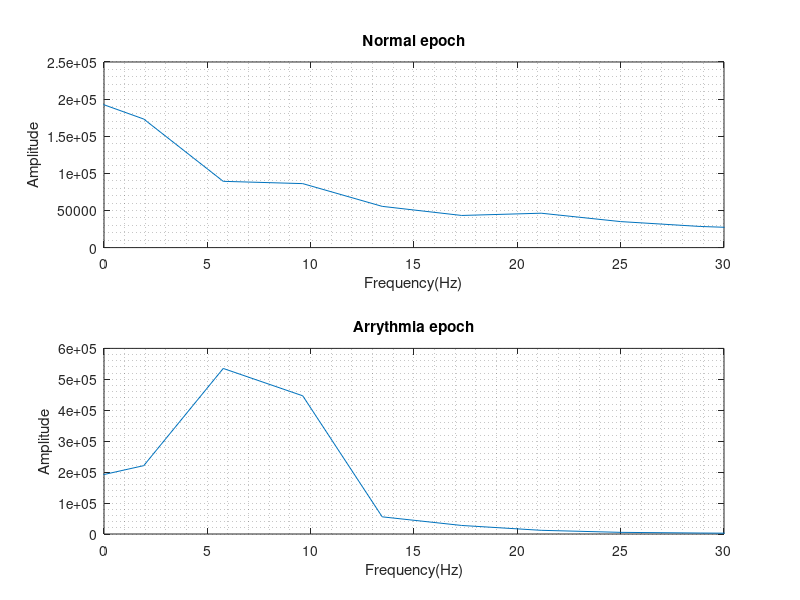
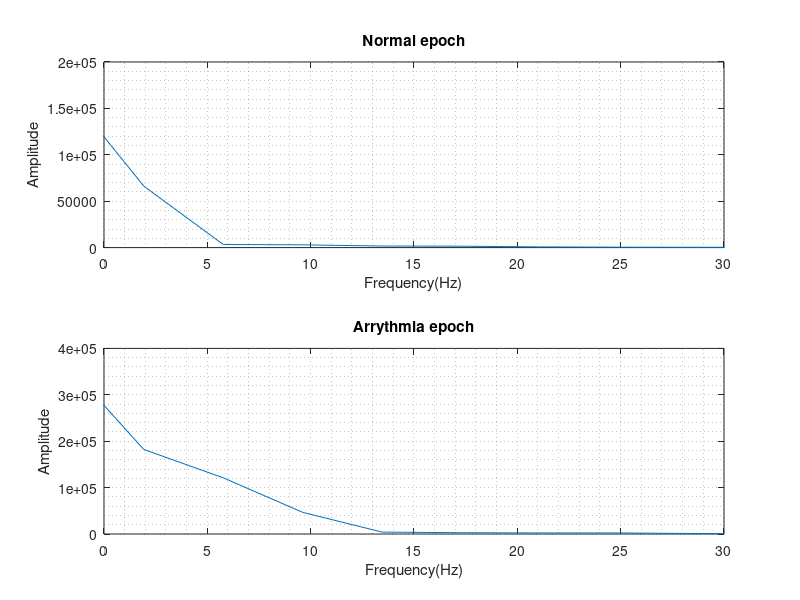
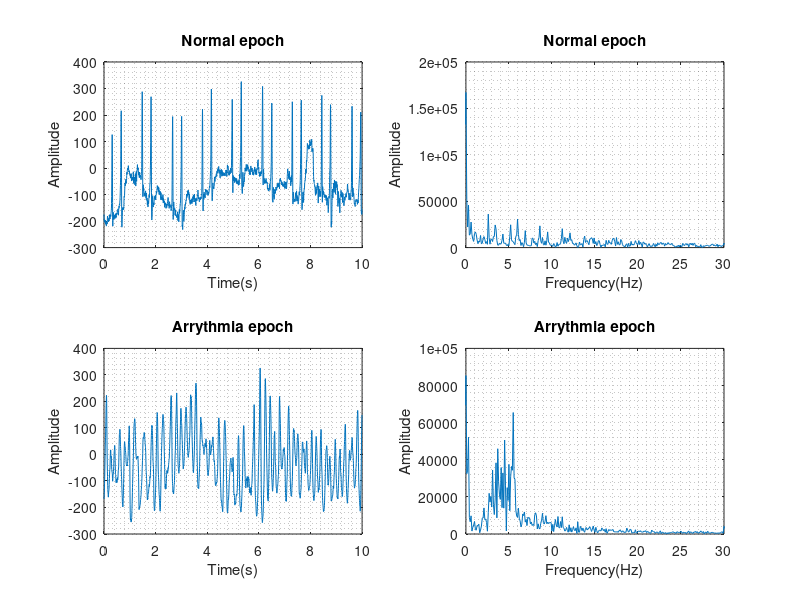
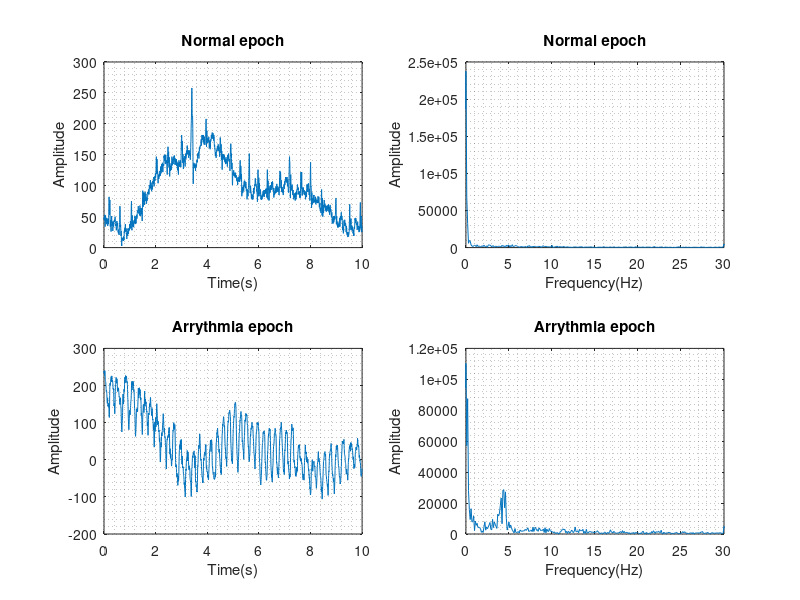

Here is the MATLAB script that generated these plots, in order: (Note: this script raises an error after producing the figures.)
clc
close all
clear;

%% Part1
clc;
load('n_422.mat');
load('n_424.mat');
fs = 250;
t = 0.0001:1/fs:10;

%%%%% Normal and arrhythmian epochs
normal_n22 = n_422(1 : 10*fs);
normal_n24 = n_424(1 : 10*fs);
arrhythmia_n22 = n_422(61288 : 61287 + 10*fs);
arrhythmia_n24 = n_424(27249 : 27248 + 10*fs);

%%%%% Pwelch of the signals
pwelch_norm_n22 = fftshift(pwelch(normal_n22));
pwelch_norm_n24 = fftshift(pwelch(normal_n24));
pwelch_arrhythm_n22 = fftshift(pwelch(arrhythmia_n22));
pwelch_arrhythm_n24 = fftshift(pwelch(arrhythmia_n24));

%%%%% Plotting pwelches
N = length(pwelch_norm_n22);
f = fs*(-N/2:N/2-1)/N;

figure('Name',"Part1_n22");
subplot(2,1,1);
plot(f,pwelch_norm_n22);
title("Normal epoch");
xlabel("Frequency(Hz)");
ylabel("Amplitude");
xlim([0,30]);
grid minor
subplot(2,1,2);
plot(f,pwelch_arrhythm_n22);
title("Arrythmia epoch");
xlabel("Frequency(Hz)");
ylabel("Amplitude");
xlim([0,30]);
grid minor
saveas(gcf,"Part1_n22.png");

figure('Name',"Part1_n24");
subplot(2,1,1);
plot(f,pwelch_norm_n24);
title("Normal epoch");
xlabel("Frequency(Hz)");
ylabel("Amplitude");
xlim([0,30]);
grid minor
subplot(2,1,2);
plot(f,pwelch_arrhythm_n24);
title("Arrythmia epoch");
xlabel("Frequency(Hz)");
ylabel("Amplitude");
xlim([0,30]);
grid minor
saveas(gcf,"Part1_n24.png");

%% Part2
%%%%% ffts of signals
normal_n22_fft = fftshift(fft(normal_n22));
normal_n24_fft = fftshift(fft(normal_n24));
arrhythmia_n22_fft = fftshift(fft(arrhythmia_n22));
arrhythmia_n24_fft = fftshift(fft(arrhythmia_n24));

N = length(normal_n22_fft);
f = fs*(-N/2:N/2-1)/N;

%%%%% Time and fourier plots

% n_22
figure('Name',"Part2_n22");
subplot(2,2,1);
plot(t,normal_n22);
title("Normal epoch");
xlabel("Time(s)");
ylabel("Amplitude");
grid minor
subplot(2,2,2);
plot(f,abs(normal_n22_fft));
title("Normal epoch");
xlabel("Frequency(Hz)");
ylabel("Amplitude");
xlim([0,30]);
grid minor
subplot(2,2,3);
plot(t,arrhythmia_n22);
title("Arrythmia epoch");
xlabel("Time(s)");
ylabel("Amplitude");
grid minor
subplot(2,2,4);
plot(f,abs(arrhythmia_n22_fft));
title("Arrythmia epoch");
xlabel("Frequency(Hz)");
ylabel("Amplitude");
xlim([0,30]);
grid minor
saveas(gcf,"Part2_n22.png");

%n_24
figure('Name',"Part2_n24");
subplot(2,2,1);
plot(t,normal_n24);
title("Normal epoch");
xlabel("Time(s)");
ylabel("Amplitude");
grid minor
subplot(2,2,2);
plot(f,abs(normal_n24_fft));
title("Normal epoch");
xlabel("Frequency(Hz)");
ylabel("Amplitude");
xlim([0,30]);
grid minor
subplot(2,2,3);
plot(t,arrhythmia_n24);
title("Arrythmia epoch");
xlabel("Time(s)");
ylabel("Amplitude");
grid minor
subplot(2,2,4);
plot(f,abs(arrhythmia_n24_fft));
title("Arrythmia epoch");
xlabel("Frequency(Hz)");
ylabel("Amplitude");
xlim([0,30]);
grid minor
saveas(gcf,"Part2_n24.png");

%% Part3
clc;
n_422_eventFirstSamps = [1, 10711, 11211, 11442, 59711, 61288]; %Samples in n422 in which the events started
n_422_eventLastSamps = [10710, 11210, 11441, 59710, 61287, 75000]; %Samples in n422 in which the events ended

n_422_events = ["N","VT","N","VT","NOISE","VFIB"]; %Array of events happened in n422


winLen = 10*fs; %The length of each window [samples].
overlap = 50; %Windows overlap, as a percentage of winLen.
totalLen = length(n_422); %Total length of the signal

windows = round((totalLen-winLen)/(winLen*(1-overlap/100)))+1; %Total number of windows
windowsArr = zeros(windows,1);

labelsArr = zeros(windows,1); %Time array for final image
lastSampArr = zeros(windows, 1); %The number of the last sample in each window
firstSampArr =  zeros(windows, 1); %The number of the first sample in each window

for win = 1:windows
    %Computing the array of samples in window number win:
    T = (win-1)*winLen*(1-overlap/100)+1 : ...
        winLen+(win-1)*winLen*(1-overlap/100);
    T = round(T);

    lastSampArr(win) = T(end);
    firstSampArr(win) = T(1);

    windowsArr(win) = mean(T)/fs;

    for ev = 1:length(n_422_eventFirstSamps)
        if firstSampArr(win) >= n_422_eventFirstSamps(ev) && lastSampArr(win) <= n_422_eventLastSamps(ev)
            labelsArr(win) = numLabel(n_422_events(ev)); %Find the corresponding number for the label
        end
    end
end


%% Part4
clc;

bp_arr1 = zeros(windows,1); %Bandpower array.
bp_arr2 = zeros(windows,1); %Bandpower array.

freqRange1 = [0, 10];
freqRange2 = [10, 30];

meanfreq_arr =  zeros(windows,1); %meanfreq array.
medianfreq_arr =  zeros(windows,1); %medianfreq array.

for win = 1:windows
    %Computing the array of samples in window number win:
    T = (win-1)*winLen*(1-overlap/100)+1 : ...
        winLen+(win-1)*winLen*(1-overlap/100);
    T = round(T);

    bp_arr1(win) = bandpower(n_422(T),fs,freqRange1);
    bp_arr2(win) = bandpower(n_422(T),fs,freqRange2);

    meanfreq_arr(win) = meanfreq(n_422(T),fs);
    medianfreq_arr(win) = medfreq(n_422(T),fs);
end

figure('Name', 'Bandpower');
subplot(211)
plot(windowsArr, bp_arr1);
title("Bandpower for Frequency range ["+freqRange1(1)+" , "+freqRange1(2)+"]");
xlabel('Time [sec]');
ylabel('Bandpower');
subplot(212)
plot(windowsArr, bp_arr2);
title("Bandpower for Frequency range ["+freqRange2(1)+" , "+freqRange2(2)+"]");
xlabel('Time [sec]');
ylabel('Bandpower');

figure('Name', 'Meanfreq & Medianfreq');
subplot(211);
plot(windowsArr, meanfreq_arr);
title("Mean frequeancy");
xlabel('Time [sec]');
ylabel('Mean frequnecy (Hz)');

subplot(212);
plot(windowsArr, medianfreq_arr);
title("Median frequeancy");
xlabel('Time [sec]');
ylabel('Median frequency (Hz)');


%% part5

clc;

nbins = 15;
figure;
subplot(221);
histogram(bp_arr1(labelsArr == 1), nbins);
hold on; histogram(bp_arr1(labelsArr == 2), nbins);
title("Bandpower histogram for  Frequency range ["+freqRange1(1)+" , "+freqRange1(2)+"]");
xlabel("Bandpower"); ylabel("Count");
legend("Normal", "VFIB");

subplot(222);
histogram(bp_arr2(labelsArr == 1), nbins);
hold on; histogram(bp_arr2(labelsArr == 2), nbins);
title("Bandpower histogram for  Frequency range ["+freqRange2(1)+" , "+freqRange2(2)+"]");
xlabel("Bandpower"); ylabel("Count");
legend("Normal", "VFIB");

subplot(223);
histogram(meanfreq_arr(labelsArr == 1), nbins);
hold on; histogram(meanfreq_arr(labelsArr == 2), nbins);
title("Mean Frequency histogram");
xlabel("Mean Frequency"); ylabel("Count");
legend("Normal", "VFIB");

subplot(224);
histogram(medianfreq_arr(labelsArr == 1), nbins);
hold on; histogram(medianfreq_arr(labelsArr == 2), nbins);
title("Median Frequency histogram");
xlabel("Median Frequency"); ylabel("Count");
legend("Normal", "VFIB");


%% part 6
clc;

[alarm_medfreq,t] = va_detect_medfreq(n_422,fs);
alarm_medfreq(alarm_medfreq == 1) = 2; %Same as VFIB label
alarm_medfreq(alarm_medfreq == 0) = 1; %Same as Normal label

[alarm_bp,t] = va_detect_bandpower(n_422,fs);
alarm_bp(alarm_bp == 1) = 2; %Same as VFIB label
alarm_bp(alarm_bp == 0) = 1; %Same as Normal label


m_medfreq = confusionmat(labelsArr, alarm_medfreq);
m_bp = confusionmat(labelsArr, alarm_bp);

%****************PLotting Confusion matrix*********************
eventNames = ["None","Normal","VFIB","VT"];
pred_eventNames = ["Pred. None","Pred. Normal","Pred. VFIB","Pred. VT"];
figure;
heatmap(pred_eventNames, eventNames, m_medfreq);
title("Confusion Matrix using Median Frequency");

figure;
heatmap(pred_eventNames, eventNames, m_bp);
title("Confusion Matrix using Bandpower Frequency");
%**************************************************************

%Sensitivity: TP/P
sensitivity_medfreq = m_medfreq(3,3)/(m_medfreq(3,3)+m_medfreq(3,2))
sensitivity_bp = m_bp(3,3)/(m_bp(3,3)+m_bp(3,2))

%Specificity: TN/N
specificity_medfreq = m_medfreq(2,2)/(m_medfreq(2,2)+m_medfreq(2,3))
specificity_bp = m_bp(2,2)/(m_bp(2,2)+m_bp(2,3))

%Accuracy: (TP+TN)/TP+TN+FP+FN)
accuracy_medfreq = (m_medfreq(2,2) + m_medfreq(3,3)) / sum(sum(m_medfreq(2:3,2:3)))
accuracy_bp = (m_bp(2,2) + m_bp(3,3)) / sum(sum(m_bp(2:3,2:3)))


%% Part 7
clc;

max_arr = zeros(windows,1); %Max Amplitude array.
min_arr = zeros(windows,1); %Min Amplitude array.
p2p_arr = zeros(windows,1); %P2P Amplitude array.
locPeaks_arr = zeros(windows,1); %Local Amplitude peaks array.
numberOfzeroes_arr = zeros(windows,1); % Zero passings
var_arr =  zeros(windows,1); %Variance of Amp array.
zeroes_arr =  zeros(windows,1); %Number of zeroes array.

for win = 1:windows
    %Computing the array of samples in window number win:
    T = (win-1)*winLen*(1-overlap/100)+1 : ...
        winLen+(win-1)*winLen*(1-overlap/100);
    T = round(T);

    max_arr(win) = max(n_422(T));
    min_arr(win) = min(n_422(T));
    p2p_arr(win) = max_arr(win) - min_arr(win);
    locPeaks_arr(win) = mean(findpeaks(n_422(T)));
    numberOfzeroes_arr(win) = length(n_422(T)) - nnz(n_422(T));
    var_arr(win) = var(n_422(T));
end

figure('Name', 'Amplitude features1');
subplot(311)
plot(windowsArr, max_arr);
title("Maximum Amplitude");
xlabel('Time [sec]');
ylabel('Amplitude');
grid minor

subplot(312)
plot(windowsArr, min_arr);
title("Minimum Amplitude");
xlabel('Time [sec]');
ylabel('Amplitude');
grid minor

subplot(313)
plot(windowsArr, p2p_arr);
title("Peak to peak Amplitude");
xlabel('Time [sec]');
ylabel('Amplitude');
grid minor

figure('Name', 'Amplitude features1');
subplot(311);
plot(windowsArr, locPeaks_arr);
title("Mean of local peaks Amplitude");
xlabel('Time [sec]');
ylabel('Amplitude');
grid minor

subplot(312);
plot(windowsArr, numberOfzeroes_arr);
title("Number of zero passings");
xlabel('Time [sec]');
ylabel('Occurance');
grid minor

subplot(313);
plot(windowsArr, var_arr);
title("Variance of Amplitude");
xlabel('Time [sec]');
ylabel('Amplitude');
grid minor

%% Part 8
clc;

nbins = 10;
figure('Name', 'Histograms');
subplot(321);
histogram(max_arr(labelsArr == 1), nbins);
hold on; histogram(max_arr(labelsArr == 2), nbins);
title("Maximum Amplitude Histogram");
xlabel("Median Amplitude"); ylabel("Count");
legend("Normal", "VFIB");
grid minor

subplot(322);
histogram(min_arr(labelsArr == 1), nbins);
hold on; histogram(min_arr(labelsArr == 2), nbins);
title("Minimum Amplitude Histogram");
xlabel("Median Amplitude"); ylabel("Count");
legend("Normal", "VFIB");
grid minor

subplot(323);
histogram(p2p_arr(labelsArr == 1), nbins);
hold on; histogram(p2p_arr(labelsArr == 2), nbins);
title("Peak to peak Amplitude Histogram");
xlabel("Median Amplitude"); ylabel("Count");
legend("Normal", "VFIB");
grid minor

subplot(324);
histogram(locPeaks_arr(labelsArr == 1), nbins);
hold on; histogram(locPeaks_arr(labelsArr == 2), nbins);
title("Mean of local peaks Amplitude Histogram");
xlabel("Median Amplitude"); ylabel("Count");
legend("Normal", "VFIB");
grid minor

subplot(325);
histogram(numberOfzeroes_arr(labelsArr == 1), nbins);
hold on; histogram(numberOfzeroes_arr(labelsArr == 2), nbins);
title("Number of zero passings Histogram");
xlabel("Median Amplitude"); ylabel("Count");
legend("Normal", "VFIB");
grid minor

subplot(326);
histogram(var_arr(labelsArr == 1), nbins);
hold on; histogram(var_arr(labelsArr == 2), nbins);
title("Variance of Amplitude Histogram");
xlabel("Median Amplitude"); ylabel("Count");
legend("Normal", "VFIB");
grid minor

%% Part 9&10
clc;

[alarm_mlp,t] = va_detect_mlp(n_422,fs);
alarm_mlp(alarm_mlp == 1) = 2; %Same as VFIB label
alarm_mlp(alarm_mlp == 0) = 1; %Same as Normal label

[alarm_max,t] = va_detect_max(n_422,fs);
alarm_max(alarm_max == 1) = 2; %Same as VFIB label
alarm_max(alarm_max == 0) = 1; %Same as Normal label


m_mlp = confusionmat(labelsArr, alarm_mlp);
m_max = confusionmat(labelsArr, alarm_max);

%****************PLotting Confusion matrix*********************
eventNames = ["None","Normal","VFIB","VT"];
pred_eventNames = ["Pred. None","Pred. Normal","Pred. VFIB","Pred. VT"];
figure('Name', 'Confusion_MLP');
heatmap(pred_eventNames, eventNames, m_mlp);
title("Confusion Matrix using Mean Local Peaks ");

figure('Name', 'Confusion_MAX');
heatmap(pred_eventNames, eventNames, m_max);
title("Confusion Matrix using Maximum Amplitude");
%**************************************************************

%Sensitivity: TP/P
sensitivity_mlp = m_mlp(3,3)/(m_mlp(3,3)+m_mlp(3,2))
sensitivity_max = m_max(3,3)/(m_max(3,3)+m_max(3,2))

%Specificity: TN/N
Specificity_mlp = m_mlp(2,2)/(m_mlp(2,2)+m_mlp(2,3))
Specificity_max = m_max(2,2)/(m_max(2,2)+m_max(2,3))

%Accuracy: (TP+TN)/TP+TN+FP+FN)
Accuracy_mlp = (m_mlp(2,2) + m_mlp(3,3)) / sum(sum(m_mlp(2:3,2:3)))
Accuracy_max = (m_max(2,2) + m_max(3,3)) / sum(sum(m_max(2:3,2:3)))


%% Part 11-3
clc;
n_424_eventFirstSamps = [1, 27249, 53673, 55134, 58288]; %Samples in n424 in which the events started
n_424_eventLastSamps = [27248, 53672, 55133, 58287, 75000]; %Samples in n424 in which the events ended

n_424_events = ["N","VFIB","NOISE","ASYS","NOD"]; %Array of events happened in n424


winLen = 10*fs; %The length of each window [samples].
overlap = 50; %Windows overlap, as a percentage of winLen.
totalLen = length(n_424); %Total length of the signal

windows = round((totalLen-winLen)/(winLen*(1-overlap/100)))+1; %Total number of windows
windowsArr = zeros(windows,1);

labelsArr = zeros(windows,1); %Time array for final image
lastSampArr = zeros(windows, 1); %The number of the last sample in each window
firstSampArr =  zeros(windows, 1); %The number of the first sample in each window

for win = 1:windows
    %Computing the array of samples in window number win:
    T = (win-1)*winLen*(1-overlap/100)+1 : ...
        winLen+(win-1)*winLen*(1-overlap/100);
    T = round(T);

    lastSampArr(win) = T(end);
    firstSampArr(win) = T(1);

    windowsArr(win) = mean(T)/fs;

    for ev = 1:length(n_424_eventFirstSamps)
        if firstSampArr(win) >= n_424_eventFirstSamps(ev) && lastSampArr(win) <= n_424_eventLastSamps(ev)
            labelsArr(win) = numLabel(n_424_events(ev)); %Find the corresponding number for the label
        end
    end
end


%% Part 11-4
clc;

bp_arr1 = zeros(windows,1); %Bandpower array.
bp_arr2 = zeros(windows,1); %Bandpower array.

freqRange1 = [0, 10];
freqRange2 = [10, 30];

meanfreq_arr =  zeros(windows,1); %meanfreq array.
medianfreq_arr =  zeros(windows,1); %medianfreq array.

for win = 1:windows
    %Computing the array of samples in window number win:
    T = (win-1)*winLen*(1-overlap/100)+1 : ...
        winLen+(win-1)*winLen*(1-overlap/100);
    T = round(T);

    bp_arr1(win) = bandpower(n_424(T),fs,freqRange1);
    bp_arr2(win) = bandpower(n_424(T),fs,freqRange2);

    meanfreq_arr(win) = meanfreq(n_424(T),fs);
    medianfreq_arr(win) = medfreq(n_424(T),fs);
end

figure('Name', 'Bandpower');
subplot(211)
plot(windowsArr, bp_arr1);
title("Bandpower for Frequency range ["+freqRange1(1)+" , "+freqRange1(2)+"]");
xlabel('Time [sec]');
ylabel('Bandpower');
subplot(212)
plot(windowsArr, bp_arr2);
title("Bandpower for Frequency range ["+freqRange2(1)+" , "+freqRange2(2)+"]");
xlabel('Time [sec]');
ylabel('Bandpower');

figure('Name', 'Meanfreq & Medianfreq');
subplot(211);
plot(windowsArr, meanfreq_arr);
title("Mean frequeancy");
xlabel('Time [sec]');
ylabel('Mean frequnecy (Hz)');

subplot(212);
plot(windowsArr, medianfreq_arr);
title("Median frequeancy");
xlabel('Time [sec]');
ylabel('Median frequency (Hz)');


%% part 11-5

clc;

nbins = 15;
figure;
subplot(221);
histogram(bp_arr1(labelsArr == 1), nbins);
hold on; histogram(bp_arr1(labelsArr == 2), nbins);
title("Bandpower histogram for  Frequency range ["+freqRange1(1)+" , "+freqRange1(2)+"]");
xlabel("Bandpower"); ylabel("Count");
legend("Normal", "VFIB");

subplot(222);
histogram(bp_arr2(labelsArr == 1), nbins);
hold on; histogram(bp_arr2(labelsArr == 2), nbins);
title("Bandpower histogram for  Frequency range ["+freqRange2(1)+" , "+freqRange2(2)+"]");
xlabel("Bandpower"); ylabel("Count");
legend("Normal", "VFIB");

subplot(223);
histogram(meanfreq_arr(labelsArr == 1), nbins);
hold on; histogram(meanfreq_arr(labelsArr == 2), nbins);
title("Mean Frequency histogram");
xlabel("Mean Frequency"); ylabel("Count");
legend("Normal", "VFIB");

subplot(224);
histogram(medianfreq_arr(labelsArr == 1), nbins);
hold on; histogram(medianfreq_arr(labelsArr == 2), nbins);
title("Median Frequency histogram");
xlabel("Median Frequency"); ylabel("Count");
legend("Normal", "VFIB");


%% part 11-6
clc;

[alarm_medfreq,t] = va_detect_medfreq2(n_424,fs);
alarm_medfreq(alarm_medfreq == 1) = 2; %Same as VFIB label
alarm_medfreq(alarm_medfreq == 0) = 1; %Same as Normal label

[alarm_meanfreq,t] = va_detect_meanfreq(n_424,fs);
alarm_meanfreq(alarm_meanfreq == 1) = 2; %Same as VFIB label
alarm_meanfreq(alarm_meanfreq == 0) = 1; %Same as Normal label


m_medfreq = confusionmat(labelsArr, alarm_medfreq);
m_meanfreq = confusionmat(labelsArr, alarm_meanfreq);

%****************PLotting Confusion matrix*********************
eventNames = ["None","Normal","VFIB"];
pred_eventNames = ["Pred. None","Pred. Normal","Pred. VFIB"];
figure;
heatmap(pred_eventNames, eventNames, m_medfreq);
title("Confusion Matrix using Median Frequency");

figure;
heatmap(pred_eventNames, eventNames, m_meanfreq);
title("Confusion Matrix using Mean Frequency");
%**************************************************************

%Sensitivity: TP/P
sensitivity_medfreq = m_medfreq(3,3)/(m_medfreq(3,3)+m_medfreq(3,2))
sensitivity_meanfrq = m_meanfreq(3,3)/(m_meanfreq(3,3)+m_meanfreq(3,2))

%Specificity: TN/N
specificity_medfreq = m_medfreq(2,2)/(m_medfreq(2,2)+m_medfreq(2,3))
specificity_meanfrq = m_meanfreq(2,2)/(m_meanfreq(2,2)+m_meanfreq(2,3))

%Accuracy: (TP+TN)/TP+TN+FP+FN)
accuracy_medfreq = (m_medfreq(2,2) + m_medfreq(3,3)) / sum(sum(m_medfreq(2:3,2:3)))
accuracy_meanfrq = (m_meanfreq(2,2) + m_meanfreq(3,3)) / sum(sum(m_meanfreq(2:3,2:3)))


%% Part 11-7
clc;

max_arr = zeros(windows,1); %Max Amplitude array.
min_arr = zeros(windows,1); %Min Amplitude array.
p2p_arr = zeros(windows,1); %P2P Amplitude array.
locPeaks_arr = zeros(windows,1); %Local Amplitude peaks array.
numberOfzeroes_arr = zeros(windows,1); % Zero passings
var_arr =  zeros(windows,1); %Variance of Amp array.
zeroes_arr =  zeros(windows,1); %Number of zeroes array.

for win = 1:windows
    %Computing the array of samples in window number win:
    T = (win-1)*winLen*(1-overlap/100)+1 : ...
        winLen+(win-1)*winLen*(1-overlap/100);
    T = round(T);

    max_arr(win) = max(n_424(T));
    min_arr(win) = min(n_424(T));
    p2p_arr(win) = max_arr(win) - min_arr(win);
    locPeaks_arr(win) = mean(findpeaks(n_424(T)));
    numberOfzeroes_arr(win) = length(n_424(T)) - nnz(n_424(T));
    var_arr(win) = var(n_424(T));
end

figure('Name', 'Amplitude features1');
subplot(311)
plot(windowsArr, max_arr);
title("Maximum Amplitude");
xlabel('Time [sec]');
ylabel('Amplitude');
grid minor

subplot(312)
plot(windowsArr, min_arr);
title("Minimum Amplitude");
xlabel('Time [sec]');
ylabel('Amplitude');
grid minor

subplot(313)
plot(windowsArr, p2p_arr);
title("Peak to peak Amplitude");
xlabel('Time [sec]');
ylabel('Amplitude');
grid minor

figure('Name', 'Amplitude features1');
subplot(311);
plot(windowsArr, locPeaks_arr);
title("Mean of local peaks Amplitude");
xlabel('Time [sec]');
ylabel('Amplitude');
grid minor

subplot(312);
plot(windowsArr, numberOfzeroes_arr);
title("Number of zero passings");
xlabel('Time [sec]');
ylabel('Occurance');
grid minor

subplot(313);
plot(windowsArr, var_arr);
title("Variance of Amplitude");
xlabel('Time [sec]');
ylabel('Amplitude');
grid minor

%% Part 11-8
clc;

nbins = 10;
figure('Name', 'Histograms');
subplot(321);
histogram(max_arr(labelsArr == 1), nbins);
hold on; histogram(max_arr(labelsArr == 2), nbins);
title("Maximum Amplitude Histogram");
xlabel("Median Amplitude"); ylabel("Count");
legend("Normal", "VFIB");
grid minor

subplot(322);
histogram(min_arr(labelsArr == 1), nbins);
hold on; histogram(min_arr(labelsArr == 2), nbins);
title("Minimum Amplitude Histogram");
xlabel("Median Amplitude"); ylabel("Count");
legend("Normal", "VFIB");
grid minor

subplot(323);
histogram(p2p_arr(labelsArr == 1), nbins);
hold on; histogram(p2p_arr(labelsArr == 2), nbins);
title("Peak to peak Amplitude Histogram");
xlabel("Median Amplitude"); ylabel("Count");
legend("Normal", "VFIB");
grid minor

subplot(324);
histogram(locPeaks_arr(labelsArr == 1), nbins);
hold on; histogram(locPeaks_arr(labelsArr == 2), nbins);
title("Mean of local peaks Amplitude Histogram");
xlabel("Median Amplitude"); ylabel("Count");
legend("Normal", "VFIB");
grid minor

subplot(325);
histogram(numberOfzeroes_arr(labelsArr == 1), nbins);
hold on; histogram(numberOfzeroes_arr(labelsArr == 2), nbins);
title("Number of zero passings Histogram");
xlabel("Median Amplitude"); ylabel("Count");
legend("Normal", "VFIB");
grid minor

subplot(326);
histogram(var_arr(labelsArr == 1), nbins);
hold on; histogram(var_arr(labelsArr == 2), nbins);
title("Variance of Amplitude Histogram");
xlabel("Median Amplitude"); ylabel("Count");
legend("Normal", "VFIB");
grid minor

%% Part 11-9
clc;

[alarm_zero,t] = va_detect_zero(n_424,fs);
alarm_zero(alarm_zero == 1) = 2; %Same as VFIB label
alarm_zero(alarm_zero == 0) = 1; %Same as Normal label

[alarm_var,t] = va_detect_var(n_424,fs);
alarm_var(alarm_var == 1) = 2; %Same as VFIB label
alarm_var(alarm_var == 0) = 1; %Same as Normal label


m_zero = confusionmat(labelsArr, alarm_zero);
m_var = confusionmat(labelsArr, alarm_var);

%****************PLotting Confusion matrix*********************
eventNames = ["None","Normal","VFIB"];
pred_eventNames = ["Pred. None","Pred. Normal","Pred. VFIB"];
figure;
heatmap(pred_eventNames, eventNames, m_zero);
title("Confusion Matrix using number of zeroes passing ");

figure;
heatmap(pred_eventNames, eventNames, m_var);
title("Confusion Matrix using Variance of Amplitude");
%**************************************************************

%Sensitivity: TP/P
sensitivity_zero = m_zero(3,3)/(m_zero(3,3)+m_zero(3,2))
sensitivity_var = m_var(3,3)/(m_var(3,3)+m_var(3,2))

%Specificity: TN/N
specificity_zero = m_zero(2,2)/(m_zero(2,2)+m_zero(2,3))
specificity_var = m_var(2,2)/(m_var(2,2)+m_var(2,3))

%Accuracy: (TP+TN)/TP+TN+FP+FN)
accuracy_zero = (m_zero(2,2) + m_zero(3,3)) / sum(sum(m_zero(2:3,2:3)))
accuracy_var = (m_var(2,2) + m_var(3,3)) / sum(sum(m_var(2:3,2:3)))

%% Part 12
clc;

[alarm_zero,t] = va_detect_zero(n_424,fs);
alarm_zero(alarm_zero == 1) = 2; %Same as VFIB label
alarm_zero(alarm_zero == 0) = 1; %Same as Normal label

[alarm_mlp,t] = va_detect_mlp(n_424,fs);
alarm_mlp(alarm_mlp == 1) = 2; %Same as VFIB label
alarm_mlp(alarm_mlp == 0) = 1; %Same as Normal label


m_zero = confusionmat(labelsArr, alarm_zero);
m_mlp = confusionmat(labelsArr, alarm_mlp);

%****************PLotting Confusion matrix*********************
eventNames = ["None","Normal","VFIB"];
pred_eventNames = ["Pred. None","Pred. Normal","Pred. VFIB"];
figure;
heatmap(pred_eventNames, eventNames, m_zero);
title("Confusion Matrix using number of zeroes passing ");

figure('Name', 'Confusion_MLP');
heatmap(pred_eventNames, eventNames, m_mlp);
title("Confusion Matrix using Mean Local Peaks ");
%**************************************************************

%Sensitivity: TP/P
sensitivity_zero = m_zero(3,3)/(m_zero(3,3)+m_zero(3,2))
sensitivity_mlp = m_mlp(3,3)/(m_mlp(3,3)+m_mlp(3,2))

%Specificity: TN/N
specificity_zero = m_zero(2,2)/(m_zero(2,2)+m_zero(2,3))
specificity_mlp = m_mlp(2,2)/(m_mlp(2,2)+m_mlp(2,3))

%Accuracy: (TP+TN)/TP+TN+FP+FN)
accuracy_zero = (m_zero(2,2) + m_zero(3,3)) / sum(sum(m_zero(2:3,2:3)))
accuracy_mlp = (m_mlp(2,2) + m_mlp(3,3)) / sum(sum(m_mlp(2:3,2:3)))

%% Part 13
clc;

[alarm_zero,t] = va_detect_zero(n_422,fs);
alarm_zero(alarm_zero == 1) = 2; %Same as VFIB label
alarm_zero(alarm_zero == 0) = 1; %Same as Normal label

[alarm_mlp,t] = va_detect_mlp(n_424,fs);
alarm_mlp(alarm_mlp == 1) = 2; %Same as VFIB label
alarm_mlp(alarm_mlp == 0) = 1; %Same as Normal label


m_zero = confusionmat(labelsArr, alarm_zero);
m_mlp = confusionmat(labelsArr, alarm_mlp);

%****************PLotting Confusion matrix*********************
eventNames = ["None","Normal","VFIB"];
pred_eventNames = ["Pred. None","Pred. Normal","Pred. VFIB"];
figure;
heatmap(pred_eventNames, eventNames, m_zero);
title("Confusion Matrix using number of zeroes passing ");

figure('Name', 'Confusion_MLP');
heatmap(pred_eventNames, eventNames, m_mlp);
title("Confusion Matrix using Mean Local Peaks ");
%**************************************************************

%Sensitivity: TP/P
sensitivity_zero = m_zero(3,3)/(m_zero(3,3)+m_zero(3,2))
sensitivity_mlp = m_mlp(3,3)/(m_mlp(3,3)+m_mlp(3,2))

%Specificity: TN/N
specificity_zero = m_zero(2,2)/(m_zero(2,2)+m_zero(2,3))
specificity_mlp = m_mlp(2,2)/(m_mlp(2,2)+m_mlp(2,3))

%Accuracy: (TP+TN)/TP+TN+FP+FN)
accuracy_zero = (m_zero(2,2) + m_zero(3,3)) / sum(sum(m_zero(2:3,2:3)))
accuracy_mlp = (m_mlp(2,2) + m_mlp(3,3)) / sum(sum(m_mlp(2:3,2:3)))

%% Part 14
clc;
load('n_426.mat');
n_426_eventFirstSamps = [1, 26432]; %Samples in n426 in which the events started
n_426_eventLastSamps = [26431, 75000]; %Samples in n426 in which the events ended

n_426_events = ["N","VF"]; %Array of events happened in n426


winLen = 10*fs; %The length of each window [samples].
overlap = 50; %Windows overlap, as a percentage of winLen.
totalLen = length(n_426); %Total length of the signal

windows = round((totalLen-winLen)/(winLen*(1-overlap/100)))+1; %Total number of windows
windowsArr = zeros(windows,1);

labelsArr = zeros(windows,1); %Time array for final image
lastSampArr = zeros(windows, 1); %The number of the last sample in each window
firstSampArr =  zeros(windows, 1); %The number of the first sample in each window

for win = 1:windows
    %Computing the array of samples in window number win:
    T = (win-1)*winLen*(1-overlap/100)+1 : ...
        winLen+(win-1)*winLen*(1-overlap/100);
    T = round(T);

    lastSampArr(win) = T(end);
    firstSampArr(win) = T(1);

    windowsArr(win) = mean(T)/fs;

    for ev = 1:length(n_426_eventFirstSamps)
        if firstSampArr(win) >= n_426_eventFirstSamps(ev) && lastSampArr(win) <= n_426_eventLastSamps(ev)
            labelsArr(win) = numLabel(n_426_events(ev)); %Find the corresponding number for the label
        end
    end
end

numberOfzeroes_arr = zeros(windows,1); % Zero passings

for win = 1:windows
    %Computing the array of samples in window number win:
    T = (win-1)*winLen*(1-overlap/100)+1 : ...
        winLen+(win-1)*winLen*(1-overlap/100);
    T = round(T);

    numberOfzeroes_arr(win) = length(n_424(T)) - nnz(n_424(T));
end


% figure
% histogram(numberOfzeroes_arr(labelsArr == 1), nbins);
% hold on; histogram(numberOfzeroes_arr(labelsArr == 2), nbins);
% title("Number of zero passings Histogram");
% xlabel("Median Amplitude"); ylabel("Count");
% legend("Normal", "VFIB");
% grid minor


[alarm_zero,t] = va_detect_zero2(n_426,fs);
alarm_zero(alarm_zero == 1) = 2; %Same as VF label
alarm_zero(alarm_zero == 0) = 1; %Same as Normal label

m_zero = confusionmat(labelsArr, alarm_zero);

%****************PLotting Confusion matrix*********************
eventNames = ["None","Normal","VF"];
pred_eventNames = ["Pred. None","Pred. Normal","Pred. VF"];
figure;
heatmap(pred_eventNames, eventNames, m_zero);
title("Confusion Matrix using number of zeroes passing ");

%**************************************************************

%Sensitivity: TP/P
sensitivity_zero = m_zero(3,3)/(m_zero(3,3)+m_zero(3,2))

%Specificity: TN/N
specificity_zero = m_zero(2,2)/(m_zero(2,2)+m_zero(2,3))

%Accuracy: (TP+TN)/TP+TN+FP+FN)
accuracy_zero = (m_zero(2,2) + m_zero(3,3)) / sum(sum(m_zero(2:3,2:3)))

%% functions

function num = numLabel(label)
%This function converts each arrhithmia label from a string into a number
    switch label
        case 'N'
            num = 1;
        case 'VFIB'
            num = 2;
        case 'VF'
            num = 2;
        case 'VT'
            num = 3;
        case 'NOISE'
            num = 4;
        otherwise
            num = 0; %NONE
    end
end













